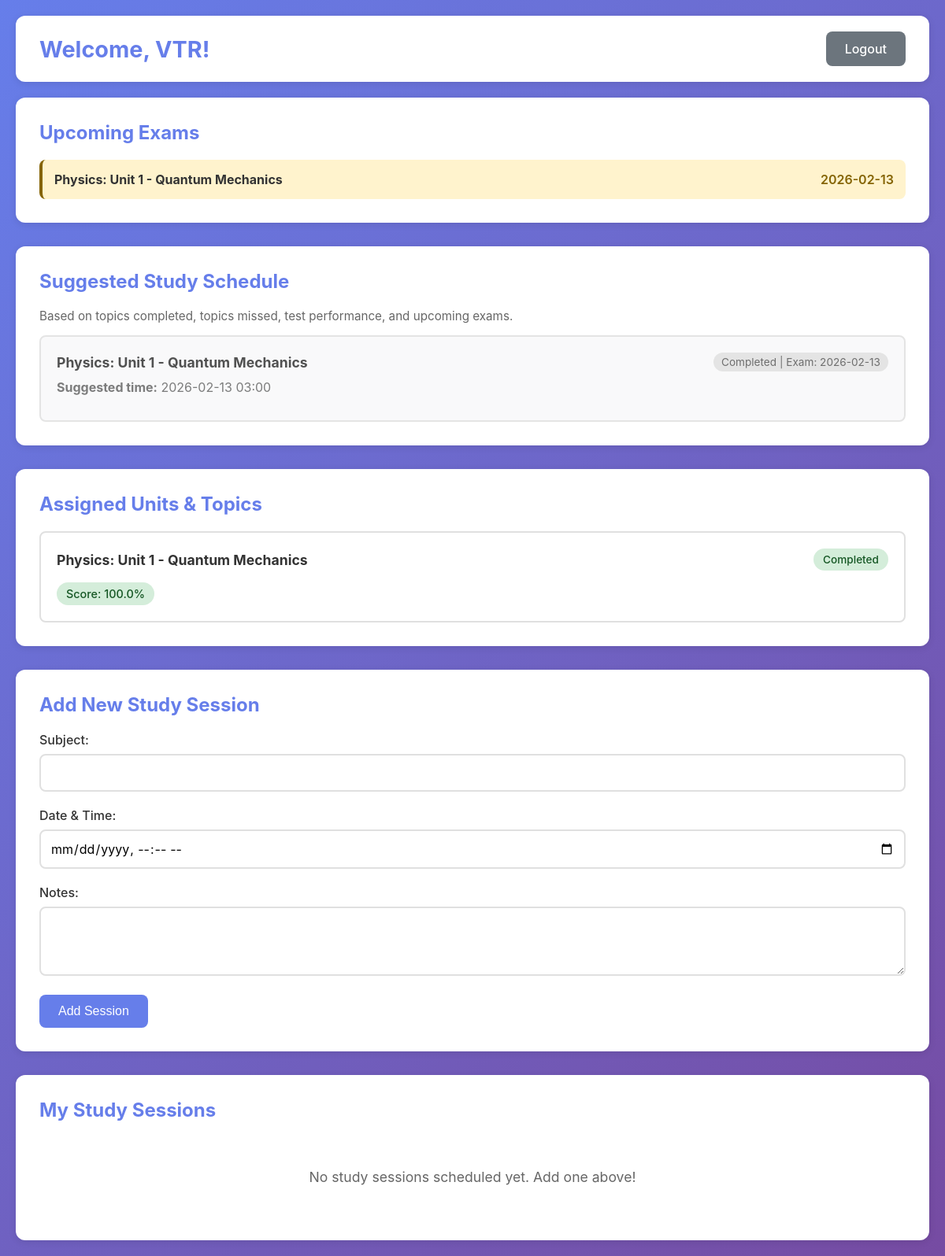
/student_dashboard?user_id=2, run on the app's committed database.
### tables this page shows
CREATE TABLE Users (
            id INTEGER PRIMARY KEY AUTOINCREMENT,
            username TEXT UNIQUE NOT NULL,
            password TEXT NOT NULL,
            role TEXT NOT NULL CHECK(role IN ('student', 'mentor')),
            mentor_code TEXT UNIQUE,
            mentor_id INTEGER,
            FOREIGN KEY (mentor_id) REFERENCES Users(id)
        );

CREATE TABLE Exams (
            id INTEGER PRIMARY KEY AUTOINCREMENT,
            mentor_id INTEGER NOT NULL,
            subject TEXT NOT NULL,
            unit_id INTEGER NOT NULL,
            exam_date TEXT NOT NULL,
            FOREIGN KEY (mentor_id) REFERENCES Users(id),
            FOREIGN KEY (unit_id) REFERENCES StudyUnits(id),
            UNIQUE(unit_id)
        );

CREATE TABLE StudyUnits (
            id INTEGER PRIMARY KEY AUTOINCREMENT,
            mentor_id INTEGER NOT NULL,
            subject TEXT NOT NULL,
            unit_name TEXT NOT NULL,
            topic_name TEXT NOT NULL,
            FOREIGN KEY (mentor_id) REFERENCES Users(id)
        );

CREATE TABLE Tests (
            id INTEGER PRIMARY KEY AUTOINCREMENT,
            mentor_id INTEGER NOT NULL,
            unit_id INTEGER NOT NULL,
            test_title TEXT NOT NULL DEFAULT 'Test',
            FOREIGN KEY (mentor_id) REFERENCES Users(id),
            FOREIGN KEY (unit_id) REFERENCES StudyUnits(id)
        );

CREATE TABLE StudentProgress (
            id INTEGER PRIMARY KEY AUTOINCREMENT,
            student_id INTEGER NOT NULL,
            unit_id INTEGER NOT NULL,
            completed INTEGER DEFAULT 0,
            test_taken INTEGER DEFAULT 0,
            test_score REAL,
            difficulty_level TEXT,
            FOREIGN KEY (student_id) REFERENCES Users(id),
            FOREIGN KEY (unit_id) REFERENCES StudyUnits(id),
            UNIQUE(student_id, unit_id)
        );

### app.py (the view)
@app.route('/student_dashboard')
def student_dashboard():
    user_id = request.args.get('user_id')
    if not user_id:
        flash('Please login first', 'error')
        return redirect(url_for('login'))
    user = get_user_by_id(user_id)
    if not user or user['role'] != 'student':
        flash('Access denied', 'error')
        return redirect(url_for('login'))
    mentor_id = user['mentor_id']
    if not mentor_id:
        return render_template('student_dashboard.html', user=user, sessions=[], units=[],
                              progress_map={}, upcoming_exams=[], suggested_schedule=[])
    conn = get_db()
    cursor = conn.cursor()
    cursor.execute('''
        SELECT * FROM StudySessions WHERE student_id = ? ORDER BY start_time ASC
    ''', (user_id,))
    sessions = cursor.fetchall()
    cursor.execute('''
        SELECT u.id, u.subject, u.unit_name, u.topic_name, u.mentor_id,
               t.id as test_id, t.test_title
        FROM StudyUnits u
        LEFT JOIN Tests t ON t.unit_id = u.id
        WHERE u.mentor_id = ?
        ORDER BY u.subject, u.unit_name
    ''', (mentor_id,))
    units = cursor.fetchall()
    cursor.execute('''
        SELECT unit_id, completed, test_taken, test_score, difficulty_level FROM StudentProgress WHERE student_id = ?
    ''', (user_id,))
    progress_map = {row['unit_id']: row for row in cursor.fetchall()}
    cursor.execute('''
        SELECT e.exam_date, e.subject, su.unit_name, su.topic_name, su.id as unit_id
        FROM Exams e
        JOIN StudyUnits su ON e.unit_id = su.id
        WHERE e.mentor_id = ? AND e.exam_date >= date('now')
        ORDER BY e.exam_date ASC
    ''', (mentor_id,))
    upcoming_exams = cursor.fetchall()
    conn.close()
    suggested_schedule = generate_adaptive_schedule(user_id, mentor_id)
    return render_template('student_dashboard.html', user=user, sessions=sessions,
                          units=units, progress_map=progress_map,
                          upcoming_exams=upcoming_exams,
                          suggested_schedule=suggested_schedule)

### app.py (called while the page is built)
def get_db():
    conn = sqlite3.connect(DATABASE)
    conn.row_factory = sqlite3.Row
    return conn

def get_user_by_id(user_id):
    conn = get_db()
    cursor = conn.cursor()
    cursor.execute('SELECT * FROM Users WHERE id = ?', (user_id,))
    user = cursor.fetchone()
    conn.close()
    return user

### templates/student_dashboard.html (shortened to what this page needs)
<!DOCTYPE html>
<html lang="en">
<head>
    <link rel="stylesheet" href="{{ url_for('static', filename='style.css') }}">
</head>
<body>
    <div class="container">
        <header class="dashboard-header">
            <h1>Welcome, {{ user.username }}!</h1>
            <a href="{{ url_for('login') }}" class="btn btn-secondary">Logout</a>
        </header>
        <div class="dashboard-content">
            {% if upcoming_exams %}
            <section class="sessions-section exams-section">
                <h2>Upcoming Exams</h2>
                <div class="exams-list">
                    {% for exam in upcoming_exams %}
                    <div class="exam-card">
                        <strong>{{ exam.subject }}: {{ exam.unit_name }} - {{ exam.topic_name }}</strong>
                        <span class="exam-date">{{ exam.exam_date[:10] }}</span>
                    </div>
                    {% endfor %}
                </div>
            </section>
            {% endif %}
            {% if suggested_schedule %}
            <section class="sessions-section schedule-section">
                <h2>Suggested Study Schedule</h2>
                <p class="schedule-desc">Based on topics completed, topics missed, test performance, and upcoming exams.</p>
                <div class="schedule-list">
                    {% for item in suggested_schedule %}
                    <div class="schedule-card {% if item.completed and item.test_taken %}done{% endif %}">
                        <div class="schedule-header">
                            <h3>{{ item.unit.subject }}: {{ item.unit.unit_name }} - {{ item.unit.topic_name }}</h3>
                            <span class="reason-badge">{{ item.reason }}</span>
                        </div>
                        <p class="suggested-time"><strong>Suggested time:</strong> {{ item.suggested_study_time[:16].replace('T', ' ') }}</p>
                    </div>
                    {% endfor %}
                </div>
            </section>
            {% endif %}
            <section class="sessions-section units-section">
                <h2>Assigned Units & Topics</h2>
                {% if units %}
                    <div class="units-list">
                        {% for unit in units %}
                        <div class="unit-card">
                            <div class="unit-header">
                                <h3>{{ unit.subject }}: {{ unit.unit_name }} - {{ unit.topic_name }}</h3>
                                {% set prog = progress_map.get(unit.id) %}
                                <span class="status-badge {% if prog and prog.completed %}completed{% else %}pending{% endif %}">
                                    {% if prog and prog.completed %}Completed{% else %}Not Started{% endif %}
                                </span>
                            </div>
                            <div class="unit-actions">
                                {% if unit.test_id %}
                                    {% if not prog or not prog.test_taken %}
                                    <a href="{{ url_for('take_test', test_id=unit.test_id, user_id=user.id) }}" class="btn btn-small btn-primary">Take Test</a>
                                    {% else %}
                                    <span class="score-badge">Score: {{ "%.1f"|format(prog.test_score) }}%</span>
                                    {% endif %}
                                {% else %}
                                    <span class="no-test">No test available</span>
                                {% endif %}
                            </div>
                        </div>
                        {% endfor %}
                    </div>
                {% else %}
                    <p class="no-sessions">No units assigned yet. Ask your mentor to add units.</p>
                {% endif %}
            </section>
            <section class="form-section">
                <h2 id="form-title">Add New Study Session</h2>
                <form id="session-form" method="POST" action="{{ url_for('add_session') }}" class="session-form">
                    <div class="form-group">
                        <label for="subject">Subject:</label>
                        <input type="text" id="subject" name="subject" required>
                    </div>
                    <div class="form-group">
                        <label for="start_time">Date & Time:</label>
                        <input type="datetime-local" id="start_time" name="start_time" required>
                    </div>
                    <div class="form-group">
                        <label for="notes">Notes:</label>
                        <textarea id="notes" name="notes" rows="3"></textarea>
                    </div>
                    <div class="form-actions">
                        <button type="submit" id="submit-btn" class="btn btn-primary">Add Session</button>
                    </div>
                </form>
            </section>
            <section class="sessions-section">
                <h2>My Study Sessions</h2>
                {% if sessions %}
                    <div class="sessions-list">
                        {% for session in sessions %}
                            <div class="session-card {% if session.completed %}completed{% endif %}">
                                <div class="session-header">
                                    <h3>{{ session.subject }}</h3>
                                    <span class="status-badge {% if session.completed %}completed{% else %}pending{% endif %}">
                                        {% if session.completed %}Completed{% else %}Pending{% endif %}
                                    </span>
                                </div>
                                <div class="session-details">
                                    <p><strong>Date & Time:</strong> {{ session.start_time.replace('T', ' ') }}</p>
                                    {% if session.notes %}
                                        <p><strong>Notes:</strong> {{ session.notes }}</p>
                                    {% endif %}
                                </div>
                                <div class="session-actions">
                                    <form method="POST" action="{{ url_for('mark_completed', session_id=session.id) }}" style="display: inline;">
                                        <input type="hidden" name="user_id" value="{{ user.id }}">
                                        <button type="submit" class="btn btn-small {% if session.completed %}btn-secondary{% else %}btn-success{% endif %}">
                                            {% if session.completed %}Mark as Pending{% else %}Mark as Completed{% endif %}
                                        </button>
                                    </form>
                                    <button onclick="editSession({{ session.id }}, '{{ session.subject }}', '{{ session.start_time }}', '{{ session.notes|replace("'", "\\'") }}')"
                                            class="btn btn-small btn-primary">Edit</button>
                                    <form method="POST" action="{{ url_for('delete_session', session_id=session.id) }}"
                                          style="display: inline;"
                                          onsubmit="return confirm('Are you sure you want to delete this session?');">
                                        <input type="hidden" name="user_id" value="{{ user.id }}">
                                        <button type="submit" class="btn btn-small btn-danger">Delete</button>
                                    </form>
                                </div>
                            </div>
                        {% endfor %}
                    </div>
                {% else %}
                    <p class="no-sessions">No study sessions scheduled yet. Add one above!</p>
                {% endif %}
            </section>
        </div>
    </div>
</body>
</html>

### static/style.css (style rules this page uses)
* { margin: 0; padding: 0; box-sizing: border-box; }
body { font-family: -apple-system, BlinkMacSystemFont, 'Segoe UI', Roboto, Oxygen, Ubuntu, Cantarell, sans-serif; background: linear-gradient(135deg, #667eea 0%, #764ba2 100%); min-height: 100vh; padding: 20px; color: #333; }
.container { max-width: 1200px; margin: 0 auto; }
.dashboard-header { background: white; border-radius: 12px; padding: 20px 30px; margin-bottom: 20px; display: flex; justify-content: space-between; align-items: center; box-shadow: 0 2px 10px rgba(0, 0, 0, 0.1); }
.dashboard-header h1 { color: #667eea; font-size: 1.8em; }
.form-section { background: white; border-radius: 12px; padding: 30px; margin-bottom: 30px; box-shadow: 0 2px 10px rgba(0, 0, 0, 0.1); }
.form-section h2 { color: #667eea; margin-bottom: 20px; font-size: 1.5em; }
.form-group { margin-bottom: 20px; }
.form-group label { display: block; margin-bottom: 8px; color: #333; font-weight: 500; }
.form-group input, .form-group textarea { width: 100%; padding: 12px; border: 2px solid #e0e0e0; border-radius: 8px; font-size: 1em; font-family: inherit; transition: border-color 0.3s; }
.form-group textarea { resize: vertical; }
.form-actions { display: flex; gap: 10px; margin-top: 20px; }
.btn { padding: 12px 24px; border: none; border-radius: 8px; font-size: 1em; font-weight: 500; cursor: pointer; transition: all 0.3s; text-decoration: none; display: inline-block; text-align: center; }
.btn-primary { background: #667eea; color: white; }
.btn-secondary { background: #6c757d; color: white; }
.sessions-section { background: white; border-radius: 12px; padding: 30px; box-shadow: 0 2px 10px rgba(0, 0, 0, 0.1); }
.sessions-section h2 { color: #667eea; margin-bottom: 20px; font-size: 1.5em; }
.status-badge { padding: 6px 12px; border-radius: 20px; font-size: 0.85em; font-weight: 500; }
.status-badge.completed { background: #d4edda; color: #155724; }
.no-sessions { text-align: center; color: #666; padding: 40px; font-size: 1.1em; }
.units-section { margin-bottom: 30px; }
.units-list { display: grid; gap: 15px; }
.unit-card { border: 2px solid #e0e0e0; border-radius: 8px; padding: 20px; background: white; }
.unit-header { display: flex; justify-content: space-between; align-items: center; margin-bottom: 15px; }
.unit-header h3 { font-size: 1.1em; color: #333; }
.unit-actions { display: flex; gap: 10px; flex-wrap: wrap; align-items: center; }
.score-badge { padding: 6px 12px; background: #d4edda; color: #155724; border-radius: 20px; font-size: 0.9em; font-weight: 500; }
.exams-section { margin-bottom: 30px; }
.exams-list { display: grid; gap: 12px; }
.exam-card { display: flex; justify-content: space-between; align-items: center; padding: 15px; background: #fff3cd; border-radius: 8px; border-left: 4px solid #856404; }
.exam-date { font-weight: 600; color: #856404; }
.schedule-section { margin-bottom: 30px; }
.schedule-desc { color: #666; font-size: 0.95em; margin-bottom: 15px; }
.schedule-list { display: grid; gap: 15px; }
.schedule-card { border: 2px solid #e0e0e0; border-radius: 8px; padding: 20px; background: white; }
.schedule-card.done { background: #f8f9fa; opacity: 0.85; }
.schedule-header { display: flex; justify-content: space-between; align-items: center; margin-bottom: 10px; flex-wrap: wrap; gap: 10px; }
.schedule-header h3 { font-size: 1.1em; }
.reason-badge { font-size: 0.85em; padding: 4px 10px; background: #e0e0e0; border-radius: 20px; color: #555; }
.suggested-time { margin-bottom: 12px; color: #666; }

### data on the page
Users: username "VTR"
Exams: subject "Physics", unit_name "Unit 1", topic_name "Quantum Mechanics", exam_date "2026-02-13", unit.subject "Physics", unit.unit_name "Unit 1", unit.topic_name "Quantum Mechanics", reason "Completed | Exam: 2026-02-13", suggested_study_time "2026-02-13 03:00"
Tests: subject "Physics", unit_name "Unit 1", topic_name "Quantum Mechanics"
StudentProgress: test_score "100.0"
